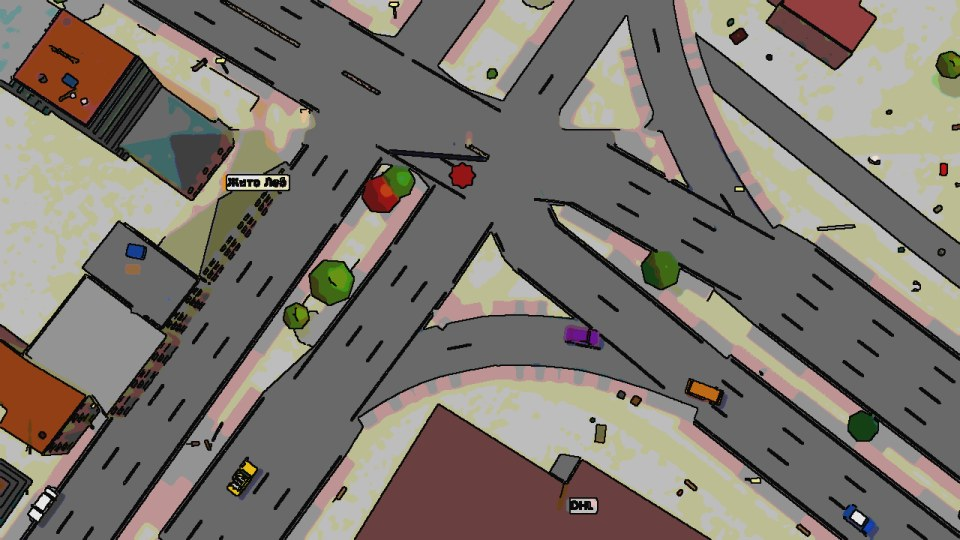
#> input picture experiments/styles/stage_960/01_cel_outline.jpg, 960 x 540 px
$ python styles.py stage_960/01_cel_outline.jpg   (older library calls are emulated)
#> lines starting #> are read from the running program, lines starting #| are printed output that depends on the picture
"""Image-space style experiments on a real game frame. Usage: python styles.py [raw_png]"""
import os
import sys

import cv2
import numpy as np

HERE = os.path.dirname(os.path.abspath(__file__))
SRC = sys.argv[1] if len(sys.argv) > 1 else os.path.join(HERE, "raw", "a_11.png")
OUT = os.path.join(HERE, "out")
os.makedirs(OUT, exist_ok=True)
rng = np.random.default_rng(1)


def load():
    im = cv2.imread(SRC)
#> im is the input picture: shape (540, 960, 3); mean B, G, R 111.3, 119, 125.5
    h, w = im.shape[:2]
#> h = 540; w = 960
    s = w / 1920
#> s = 0.5
    mask = np.zeros((h, w), np.uint8)
    for x0, y0, x1, y1 in [(695, 578, 1215, 618)]:
        mask[int(y0 * s):int(y1 * s), int(x0 * s):int(x1 * s)] = 255
    im = cv2.inpaint(im, mask, 5, cv2.INPAINT_TELEA)
    cw, ch = int(1111 * s), int(625 * s)
#> cw = 555; ch = 312
    x0, y0 = int(450 * s), int(450 * s)
#> x0 = 225; y0 = 225
    im = im[y0:y0 + ch, x0:x0 + cw]
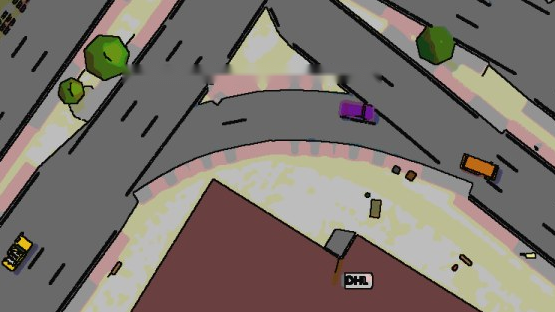
#> im: shape (312, 555, 3); mean B, G, R 108.6, 115.3, 123.2
    return cv2.resize(im, (1280, 720), interpolation=cv2.INTER_AREA)


def edges(im, t1=60, t2=140, k=2):
    g = cv2.cvtColor(cv2.bilateralFilter(im, 7, 50, 50), cv2.COLOR_BGR2GRAY)
    return cv2.dilate(cv2.Canny(g, t1, t2), np.ones((k, k), np.uint8))


def posterize(im, n):
    q = 256 // n
    return ((im // q) * q + q // 2).astype(np.uint8)


def kmeans(im, k):
    d = im.reshape(-1, 3).astype(np.float32)
    _, lab, c = cv2.kmeans(d, k, None, (cv2.TERM_CRITERIA_EPS + cv2.TERM_CRITERIA_MAX_ITER, 10, 1.0), 1, cv2.KMEANS_PP_CENTERS)
    return c[lab.flatten()].reshape(im.shape).astype(np.uint8)


def gray(im):
    return cv2.cvtColor(im, cv2.COLOR_BGR2GRAY)


def hsv_shift(im, h=0, s=1.0, v=1.0):
    hsv = cv2.cvtColor(im, cv2.COLOR_BGR2HSV).astype(np.float32)
    hsv[..., 0] = (hsv[..., 0] + h) % 180
    hsv[..., 1] = np.clip(hsv[..., 1] * s, 0, 255)
    hsv[..., 2] = np.clip(hsv[..., 2] * v, 0, 255)
    return cv2.cvtColor(hsv.astype(np.uint8), cv2.COLOR_HSV2BGR)


def gradmap(g, stops):
    xs = [s[0] * 255 for s in stops]
    out = np.zeros(g.shape + (3,), np.float32)
    for c in range(3):
        out[..., c] = np.interp(g, xs, [s[1][c] for s in stops])
    return out.astype(np.uint8)


def vignette(im, a=0.5):
    h, w = im.shape[:2]
    y, x = np.mgrid[0:h, 0:w]
    r = np.sqrt(((x - w / 2) / (w / 2)) ** 2 + ((y - h / 2) / (h / 2)) ** 2)
    return np.clip(im * (1 - a * np.clip(r - 0.4, 0, 1)[..., None]), 0, 255).astype(np.uint8)


def halftone(ch, cell=9):
    h, w = ch.shape
    out = np.zeros((h, w), np.uint8)
    for y in range(0, h, cell):
        for x in range(0, w, cell):
            v = ch[y:y + cell, x:x + cell].mean() / 255
            cv2.circle(out, (x + cell // 2, y + cell // 2), int(cell * 0.72 * np.sqrt(v)), 255, -1)
    return out


def s_cel(im):
    sm = cv2.bilateralFilter(cv2.bilateralFilter(im, 9, 60, 60), 9, 60, 60)
    c = posterize(hsv_shift(sm, 0, 1.25, 1.0), 6)
    c[edges(im, 70, 160, 2) > 0] = (10, 10, 10)
    return c


def s_toy(im):
    sm = cv2.edgePreservingFilter(im, flags=1, sigma_s=60, sigma_r=0.4)
    c = hsv_shift(kmeans(sm, 9), 0, 0.55, 1.15)
    c = cv2.addWeighted(c, 0.75, np.full_like(c, (235, 225, 255)), 0.25, 0)
    return cv2.GaussianBlur(c, (0, 0), 1.2)


def s_popart(im):
    g = gray(cv2.bilateralFilter(im, 9, 60, 60))
    base = posterize(gradmap(g, [(0, (60, 0, 120)), (0.35, (200, 40, 220)), (0.6, (0, 60, 255)), (1, (0, 240, 255))]), 3)
    dots = halftone(255 - g, 8)
    base[dots > 0] = (base[dots > 0] * 0.55).astype(np.uint8)
    base[edges(im, 80, 170, 3) > 0] = (0, 0, 0)
    return base


def s_noir(im):
    g = cv2.createCLAHE(3.0, (8, 8)).apply(gray(im))
    g = np.clip((g.astype(np.float32) - 90) * 1.7 + 70, 0, 255)
    g = np.clip(g + rng.normal(0, 14, g.shape), 0, 255).astype(np.uint8)
    o = cv2.cvtColor(g, cv2.COLOR_GRAY2BGR)
    h, w = g.shape
    y, x = np.mgrid[0:h, 0:w]
    beam = np.clip(np.sin((x * 0.6 + y) / 70.0) * 0.5, 0, 1)[..., None] * 38
    return vignette(np.clip(o.astype(np.float32) + beam, 0, 255).astype(np.uint8), 0.9)


def s_neon(im):
    d = hsv_shift(cv2.convertScaleAbs(im, alpha=0.35, beta=0), 135, 1.0, 0.8)
    d[..., 0] = np.clip(d[..., 0].astype(np.float32) * 1.4 + 25, 0, 255)
    e = edges(im, 60, 150, 2)
    h, w = e.shape
    mag = np.zeros_like(d); mag[e > 0] = (255, 40, 255)
    cyan = np.zeros_like(d); cyan[e > 0] = (255, 240, 20)
    m = np.linspace(0, 1, w)[None, :, None]
    lines = (mag * (1 - m) + cyan * m).astype(np.uint8)
    bloom = cv2.GaussianBlur(lines, (0, 0), 7).astype(np.float32) * 2
    bright = cv2.GaussianBlur(cv2.threshold(gray(im), 215, 255, cv2.THRESH_BINARY)[1], (0, 0), 6).astype(np.float32)
    glowb = cv2.merge([bright, bright * 0, bright * 0.6])
    out = np.clip(d.astype(np.float32) + bloom + lines * 0.9 + glowb * 0.7, 0, 255)
    out[::3] *= 0.8
    return vignette(out.astype(np.uint8), 0.6)


def s_watercolor(im):
    c = cv2.bilateralFilter(cv2.stylization(im, sigma_s=70, sigma_r=0.5), 9, 70, 70)
    paper = cv2.GaussianBlur(rng.normal(0, 1, im.shape[:2]).astype(np.float32), (0, 0), 1.2)
    big = cv2.resize(rng.normal(0, 1, (36, 64)).astype(np.float32), (1280, 720), interpolation=cv2.INTER_CUBIC)
    c = c.astype(np.float32) * (1 + 0.04 * paper[..., None] + 0.035 * big[..., None])
    c = 255 - (255 - c) * 0.85
    e = cv2.GaussianBlur(edges(im, 50, 120, 1), (0, 0), 1.0)
    c = c * (1 - 0.35 * (e[..., None] / 255.0))
    return np.clip(c, 0, 255).astype(np.uint8)


def s_blueprint(im):
    e = edges(im, 45, 120, 2)
    fill = cv2.GaussianBlur(gray(im), (0, 0), 3)
    bg = np.clip(np.full(im.shape, (110, 55, 15), np.float32) + fill[..., None] * 0.12, 0, 255).astype(np.uint8)
    h, w = e.shape
    for x in range(0, w, 40):
        cv2.line(bg, (x, 0), (x, h), (150, 90, 40), 1)
    for y in range(0, h, 40):
        cv2.line(bg, (0, y), (w, y), (150, 90, 40), 1)
    bg[e > 0] = (255, 245, 235)
    return bg


def s_clay(im):
    sm = cv2.bilateralFilter(cv2.edgePreservingFilter(im, flags=1, sigma_s=40, sigma_r=0.6), 15, 80, 80)
    c = hsv_shift(sm, 0, 0.8, 1.0)
    g = gray(sm).astype(np.float32)
    gb = cv2.GaussianBlur(g, (0, 0), 2)
    shade = np.clip(1 + (-cv2.Sobel(gb, cv2.CV_32F, 1, 0) - cv2.Sobel(gb, cv2.CV_32F, 0, 1)) * 0.012, 0.6, 1.5)[..., None]
    c = c.astype(np.float32) * shade
    fp = cv2.GaussianBlur(rng.normal(0, 1, g.shape).astype(np.float32), (0, 0), 0.8)
    c = c * (1 + 0.05 * fp[..., None]) * np.array([0.9, 1.0, 1.1])
    spec = np.clip(cv2.GaussianBlur(g, (0, 0), 4) - cv2.GaussianBlur(g, (0, 0), 14), 0, 255)[..., None] * 0.6
    return np.clip(c + spec, 0, 255).astype(np.uint8)


def s_lowpoly(im):
    h, w = im.shape[:2]
    e = cv2.Canny(cv2.GaussianBlur(gray(im), (0, 0), 2), 40, 110)
    ys, xs = np.nonzero(e)
    sel = rng.choice(len(xs), min(2200, len(xs)), replace=False)
    pts = [(0, 0), (w - 1, 0), (0, h - 1), (w - 1, h - 1)] + [(int(xs[i]), int(ys[i])) for i in sel]
    pts += [(int(rng.integers(w)), int(rng.integers(h))) for _ in range(500)]
    sub = cv2.Subdiv2D((0, 0, w, h))
    for p in pts:
        sub.insert(p)
    out = np.zeros_like(im)
    for t in sub.getTriangleList().reshape(-1, 3, 2):
        tri = t.astype(np.int32)
        if (tri < -5).any() or (tri[:, 0] > w + 5).any() or (tri[:, 1] > h + 5).any():
            continue
        cen = np.clip(tri.mean(0), 0, [w - 1, h - 1]).astype(int)
        cv2.fillConvexPoly(out, tri, im[cen[1], cen[0]].tolist(), cv2.LINE_8)
    return hsv_shift(out, 0, 1.15, 1.0)


def s_vapor(im):
    g = gray(cv2.bilateralFilter(im, 9, 50, 50))
    h, w = g.shape
    y = np.linspace(0, 1, h)[:, None]
    grad = np.clip((g.astype(np.float32) / 255) ** 1.8 * 0.75 + y * 0.2, 0, 1)
    out = gradmap((grad * 255).astype(np.uint8), [(0, (110, 30, 70)), (0.35, (200, 90, 200)), (0.65, (255, 150, 255)), (0.85, (190, 220, 255)), (1, (200, 255, 255))])
    sun_y = int(h * 0.15)
    yy, xx = np.mgrid[0:h, 0:w]
    sun = ((xx - w * 0.82) ** 2 + (yy - sun_y) ** 2) < 120 ** 2
    stripes = (yy > sun_y) & ((yy % 16) < (yy - sun_y + 120) / 15)
    keep = sun & ~stripes
    out[keep & (yy <= sun_y)] = (80, 120, 255)
    out[keep & (yy > sun_y)] = (150, 90, 255)
    out[edges(im, 80, 170, 1) > 0] = (255, 255, 120)
    return np.clip(out.astype(np.float32) + cv2.GaussianBlur(out, (0, 0), 6) * 0.5, 0, 255).astype(np.uint8)


def s_pixel(im):
    h, w = im.shape[:2]
    small = hsv_shift(cv2.resize(im, (w // 5, h // 5), interpolation=cv2.INTER_AREA), 0, 1.2, 1.0)
    cols = np.unique(kmeans(small, 16).reshape(-1, 3), axis=0).astype(np.float32)
    bayer = np.array([[0, 8, 2, 10], [12, 4, 14, 6], [3, 11, 1, 9], [15, 7, 13, 5]], np.float32) / 16 - 0.5
    bb = np.tile(bayer, (small.shape[0] // 4 + 1, small.shape[1] // 4 + 1))[:small.shape[0], :small.shape[1], None]
    dith = np.clip(small.astype(np.float32) + bb * 40, 0, 255)
    d = ((dith.reshape(-1, 1, 3) - cols[None]) ** 2).sum(2).argmin(1)
    return cv2.resize(cols[d].reshape(dith.shape).astype(np.uint8), (w, h), interpolation=cv2.INTER_NEAREST)


def s_gameboy(im):
    g = gray(cv2.resize(cv2.resize(im, (213, 120), interpolation=cv2.INTER_AREA), (1280, 720), interpolation=cv2.INTER_NEAREST))
    q = (cv2.createCLAHE(2.0, (4, 4)).apply(g) // 64).astype(np.uint8)
    pal = np.array([(15, 56, 15), (48, 98, 48), (139, 172, 15), (155, 188, 15)], np.uint8)[:, ::-1]
    return pal[q]


def s_thermal(im):
    return gradmap(gray(im), [(0, (60, 0, 20)), (0.25, (180, 0, 120)), (0.5, (0, 60, 255)), (0.75, (0, 200, 255)), (1, (240, 255, 255))])


def s_ukiyo(im):
    sm = cv2.bilateralFilter(im, 9, 70, 70)
    pal = np.array([(235, 228, 205), (160, 110, 40), (90, 60, 30), (60, 70, 200), (80, 140, 80), (60, 180, 220), (40, 30, 25), (200, 180, 140)], np.float32)
    d = ((sm.reshape(-1, 1, 3).astype(np.float32) - pal[None]) ** 2).sum(2).argmin(1)
    c = cv2.medianBlur(pal[d].reshape(sm.shape).astype(np.uint8), 5)
    c[edges(im, 70, 160, 2) > 0] = (35, 25, 20)
    paper = cv2.GaussianBlur(rng.normal(0, 1, c.shape[:2]).astype(np.float32), (0, 0), 1.0)
    return np.clip(c * (1 + 0.04 * paper[..., None]), 0, 255).astype(np.uint8)


STYLES = [("cel_outline", s_cel), ("toy_pastel", s_toy), ("popart_halftone", s_popart), ("noir", s_noir), ("neon_synthwave", s_neon),
          ("watercolor", s_watercolor), ("blueprint", s_blueprint), ("claymation", s_clay), ("lowpoly", s_lowpoly),
          ("vaporwave_sunset", s_vapor), ("pixel_dither", s_pixel), ("gameboy", s_gameboy), ("thermal", s_thermal), ("ukiyoe_woodblock", s_ukiyo)]

if __name__ == "__main__":
    im = load()
    cv2.imwrite(os.path.join(OUT, "baseline.png"), im)
    for i, (n, f) in enumerate(STYLES, 1):
        cv2.imwrite(os.path.join(OUT, f"{i:02d}_{n}.png"), f(im))
        print("ok", n)
#> this loop made 14 passes
#> pass 1, in hsv_shift, `hsv = cv2.cvtColor(im, cv2.COLOR_BGR2HSV).astype(np.float32)`:
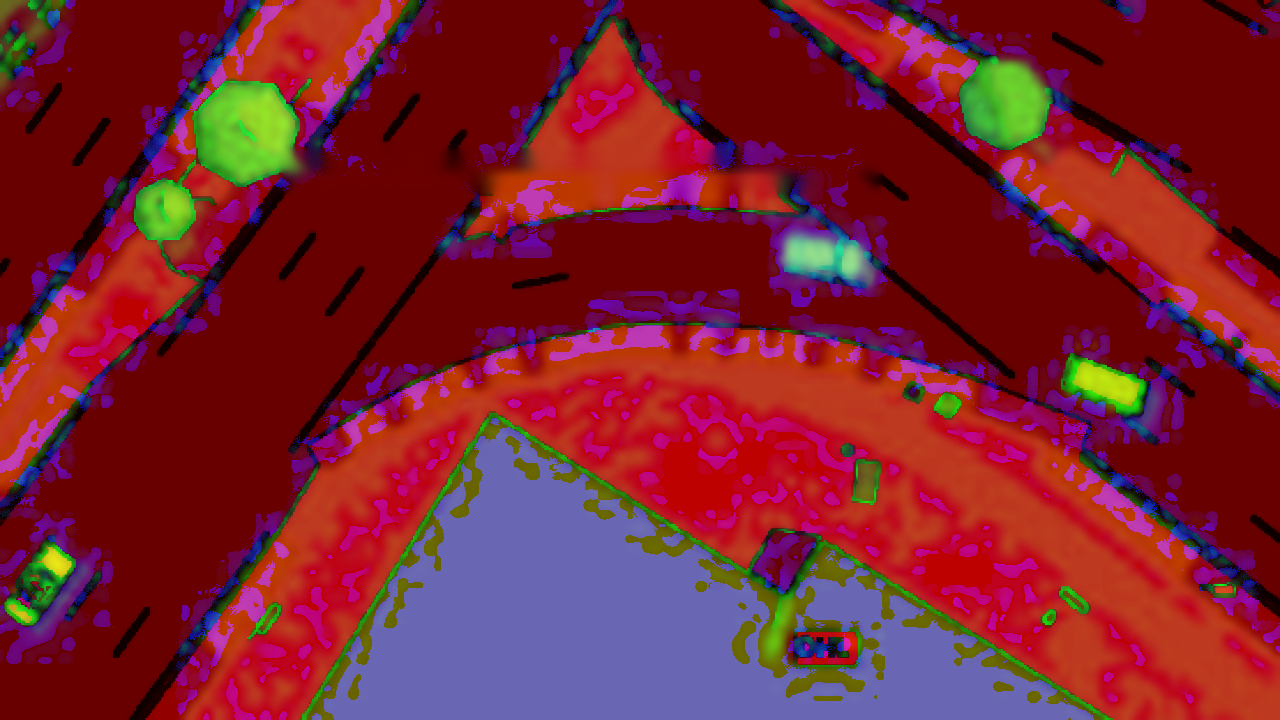
#> hsv: shape (720, 1280, 3) float32; mean of channels 0, 1, 2 46.2, 33.8, 124.2; drawn as B, G, R
#> pass 1, in s_cel, `c = posterize(hsv_shift(sm, 0, 1.25, 1.0), 6)`:
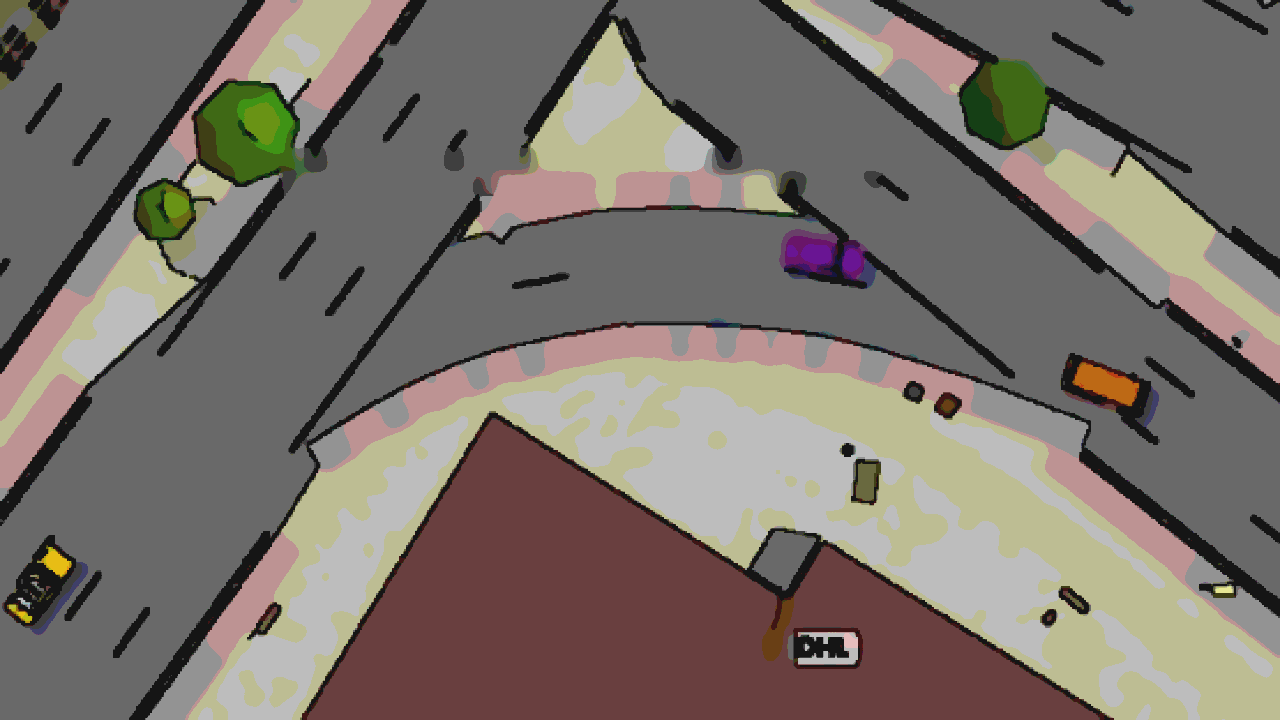
#> c: shape (720, 1280, 3); mean of channels 0, 1, 2 108.4, 115.6, 123.6; drawn as B, G, R
#> pass 1, in edges, `g = cv2.cvtColor(cv2.bilateralFilter(im, 7, 50, 50), cv2.COLOR_BGR2GRAY)`:
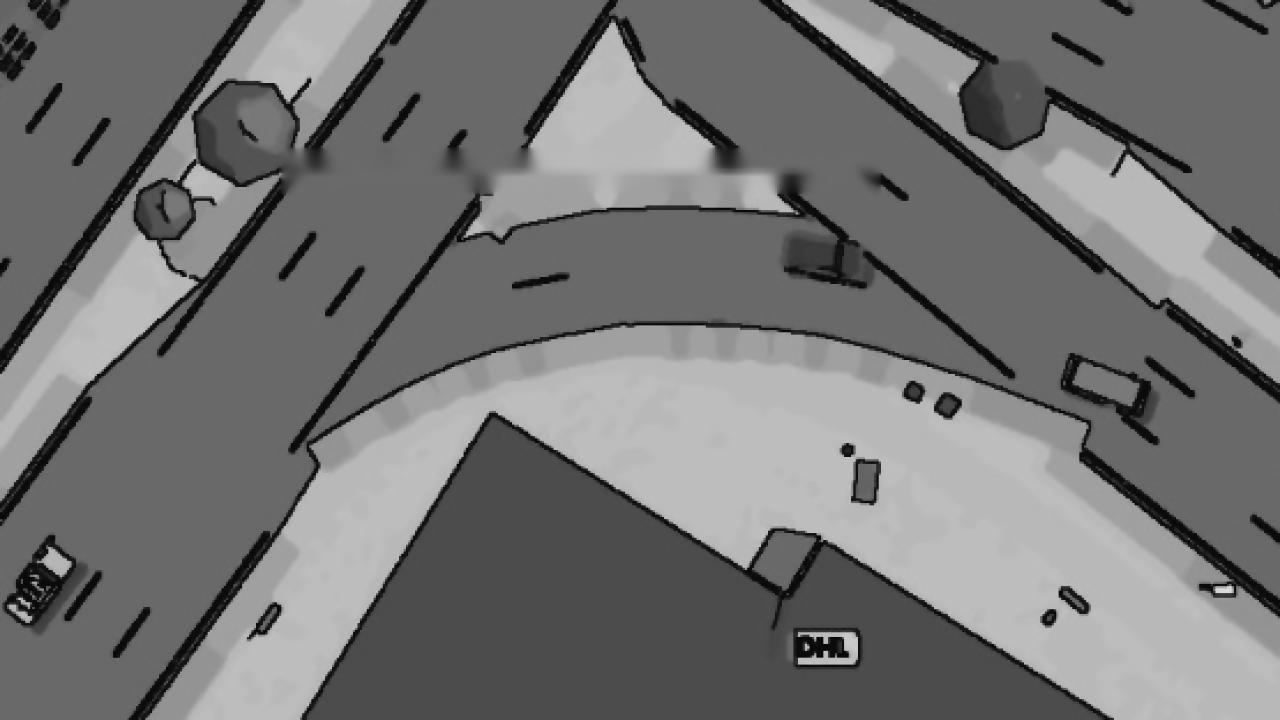
#> g: shape (720, 1280); min 5, max 221, mean 116.9
